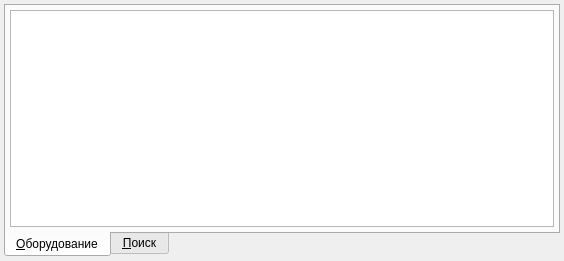
<?xml version="1.0" encoding="UTF-8"?>
<ui version="4.0">
 <class>EquipmentPopup</class>
 <widget class="QDialog" name="EquipmentPopup">
  <property name="geometry">
   <rect>
    <x>0</x>
    <y>0</y>
    <width>564</width>
    <height>261</height>
   </rect>
  </property>
  <property name="windowTitle">
   <string>Dialog</string>
  </property>
  <layout class="QGridLayout" name="gridLayout_2">
   <property name="margin">
    <number>4</number>
   </property>
   <property name="spacing">
    <number>4</number>
   </property>
   <item row="0" column="0">
    <widget class="QTabWidget" name="tabWidget">
     <property name="tabPosition">
      <enum>QTabWidget::South</enum>
     </property>
     <property name="currentIndex">
      <number>0</number>
     </property>
     <widget class="QWidget" name="tabEquipment">
      <attribute name="title">
       <string>&amp;Оборудование</string>
      </attribute>
      <layout class="QGridLayout" name="gridLayout">
       <property name="margin">
        <number>4</number>
       </property>
       <property name="spacing">
        <number>4</number>
       </property>
       <item row="0" column="0">
        <widget class="CTableView" name="tblEquipment"/>
       </item>
      </layout>
     </widget>
     <widget class="QWidget" name="tabFind">
      <attribute name="title">
       <string>&amp;Поиск</string>
      </attribute>
      <layout class="QGridLayout" name="gridLayout_3">
       <property name="margin">
        <number>4</number>
       </property>
       <property name="spacing">
        <number>4</number>
       </property>
       <item row="0" column="0">
        <widget class="QCheckBox" name="chkName">
         <property name="sizePolicy">
          <sizepolicy hsizetype="Maximum" vsizetype="Fixed">
           <horstretch>0</horstretch>
           <verstretch>0</verstretch>
          </sizepolicy>
         </property>
         <property name="text">
          <string>Наименование</string>
         </property>
        </widget>
       </item>
       <item row="0" column="1" colspan="2">
        <widget class="QLineEdit" name="edtName">
         <property name="enabled">
          <bool>false</bool>
         </property>
        </widget>
       </item>
       <item row="1" column="0">
        <widget class="QCheckBox" name="chkReleaseDate">
         <property name="sizePolicy">
          <sizepolicy hsizetype="Maximum" vsizetype="Fixed">
           <horstretch>0</horstretch>
           <verstretch>0</verstretch>
          </sizepolicy>
         </property>
         <property name="text">
          <string>Период выпуска</string>
         </property>
        </widget>
       </item>
       <item row="1" column="1">
        <widget class="QWidget" name="widget" native="true">
         <property name="sizePolicy">
          <sizepolicy hsizetype="Expanding" vsizetype="Preferred">
           <horstretch>0</horstretch>
           <verstretch>0</verstretch>
          </sizepolicy>
         </property>
         <layout class="QHBoxLayout" name="horizontalLayout">
          <property name="spacing">
           <number>0</number>
          </property>
          <property name="margin">
           <number>0</number>
          </property>
          <item>
           <widget class="QLabel" name="lblReleaseDateFrom">
            <property name="text">
             <string>С: </string>
            </property>
           </widget>
          </item>
          <item>
           <widget class="CDateEdit" name="edtReleaseDateFrom">
            <property name="enabled">
             <bool>false</bool>
            </property>
           </widget>
          </item>
          <item>
           <widget class="QLabel" name="lblReleaseDateTo">
            <property name="text">
             <string>По: </string>
            </property>
           </widget>
          </item>
          <item>
           <widget class="CDateEdit" name="edtReleaseDateTo">
            <property name="enabled">
             <bool>false</bool>
            </property>
           </widget>
          </item>
          <item>
           <spacer name="horizontalSpacer_2">
            <property name="orientation">
             <enum>Qt::Horizontal</enum>
            </property>
            <property name="sizeHint" stdset="0">
             <size>
              <width>40</width>
              <height>20</height>
             </size>
            </property>
           </spacer>
          </item>
         </layout>
        </widget>
       </item>
       <item row="2" column="0">
        <widget class="QCheckBox" name="chkEquipmentType">
         <property name="sizePolicy">
          <sizepolicy hsizetype="Maximum" vsizetype="Fixed">
           <horstretch>0</horstretch>
           <verstretch>0</verstretch>
          </sizepolicy>
         </property>
         <property name="text">
          <string>Тип оборудования</string>
         </property>
        </widget>
       </item>
       <item row="2" column="1" colspan="2">
        <widget class="CRBComboBox" name="cmbEquipmentType">
         <property name="enabled">
          <bool>false</bool>
         </property>
         <property name="sizePolicy">
          <sizepolicy hsizetype="Expanding" vsizetype="Fixed">
           <horstretch>1</horstretch>
           <verstretch>0</verstretch>
          </sizepolicy>
         </property>
        </widget>
       </item>
       <item row="3" column="0">
        <widget class="QCheckBox" name="chkModel">
         <property name="sizePolicy">
          <sizepolicy hsizetype="Maximum" vsizetype="Fixed">
           <horstretch>0</horstretch>
           <verstretch>0</verstretch>
          </sizepolicy>
         </property>
         <property name="text">
          <string>Модель</string>
         </property>
        </widget>
       </item>
       <item row="3" column="1" colspan="2">
        <widget class="QLineEdit" name="edtModel">
         <property name="enabled">
          <bool>false</bool>
         </property>
        </widget>
       </item>
       <item row="4" column="0">
        <widget class="QCheckBox" name="chkInventoryNumber">
         <property name="sizePolicy">
          <sizepolicy hsizetype="Maximum" vsizetype="Fixed">
           <horstretch>0</horstretch>
           <verstretch>0</verstretch>
          </sizepolicy>
         </property>
         <property name="text">
          <string>Инвент. номер</string>
         </property>
        </widget>
       </item>
       <item row="4" column="1" colspan="2">
        <widget class="QLineEdit" name="edtInventoryNumber">
         <property name="enabled">
          <bool>false</bool>
         </property>
        </widget>
       </item>
       <item row="5" column="0">
        <widget class="QCheckBox" name="chkStatus">
         <property name="sizePolicy">
          <sizepolicy hsizetype="Maximum" vsizetype="Fixed">
           <horstretch>0</horstretch>
           <verstretch>0</verstretch>
          </sizepolicy>
         </property>
         <property name="text">
          <string>Статус</string>
         </property>
        </widget>
       </item>
       <item row="5" column="1">
        <widget class="QComboBox" name="cmbStatus">
         <property name="enabled">
          <bool>false</bool>
         </property>
         <property name="sizePolicy">
          <sizepolicy hsizetype="Maximum" vsizetype="Fixed">
           <horstretch>0</horstretch>
           <verstretch>0</verstretch>
          </sizepolicy>
         </property>
         <item>
          <property name="text">
           <string>Не работает</string>
          </property>
         </item>
         <item>
          <property name="text">
           <string>Работает</string>
          </property>
         </item>
        </widget>
       </item>
       <item row="6" column="0" colspan="3">
        <spacer name="verticalSpacer">
         <property name="orientation">
          <enum>Qt::Vertical</enum>
         </property>
         <property name="sizeHint" stdset="0">
          <size>
           <width>20</width>
           <height>40</height>
          </size>
         </property>
        </spacer>
       </item>
       <item row="7" column="0" colspan="2">
        <spacer name="horizontalSpacer">
         <property name="orientation">
          <enum>Qt::Horizontal</enum>
         </property>
         <property name="sizeHint" stdset="0">
          <size>
           <width>40</width>
           <height>20</height>
          </size>
         </property>
        </spacer>
       </item>
       <item row="7" column="2">
        <widget class="QDialogButtonBox" name="buttonBox">
         <property name="sizePolicy">
          <sizepolicy hsizetype="Maximum" vsizetype="Fixed">
           <horstretch>0</horstretch>
           <verstretch>0</verstretch>
          </sizepolicy>
         </property>
         <property name="standardButtons">
          <set>QDialogButtonBox::Apply|QDialogButtonBox::Reset</set>
         </property>
        </widget>
       </item>
      </layout>
     </widget>
    </widget>
   </item>
  </layout>
 </widget>
 <customwidgets>
  <customwidget>
   <class>CRBComboBox</class>
   <extends>QComboBox</extends>
   <header>library/crbcombobox.h</header>
  </customwidget>
  <customwidget>
   <class>CDateEdit</class>
   <extends>QDateEdit</extends>
   <header>library/DateEdit</header>
  </customwidget>
  <customwidget>
   <class>CTableView</class>
   <extends>QTableView</extends>
   <header>library/TableView.h</header>
  </customwidget>
 </customwidgets>
 <tabstops>
  <tabstop>tabWidget</tabstop>
  <tabstop>tblEquipment</tabstop>
  <tabstop>chkName</tabstop>
  <tabstop>edtName</tabstop>
  <tabstop>chkReleaseDate</tabstop>
  <tabstop>edtReleaseDateFrom</tabstop>
  <tabstop>edtReleaseDateTo</tabstop>
  <tabstop>chkEquipmentType</tabstop>
  <tabstop>cmbEquipmentType</tabstop>
  <tabstop>chkModel</tabstop>
  <tabstop>edtModel</tabstop>
  <tabstop>chkInventoryNumber</tabstop>
  <tabstop>chkStatus</tabstop>
  <tabstop>edtInventoryNumber</tabstop>
  <tabstop>cmbStatus</tabstop>
 </tabstops>
 <resources/>
 <connections>
  <connection>
   <sender>chkReleaseDate</sender>
   <signal>toggled(bool)</signal>
   <receiver>edtReleaseDateFrom</receiver>
   <slot>setEnabled(bool)</slot>
   <hints>
    <hint type="sourcelabel">
     <x>119</x>
     <y>54</y>
    </hint>
    <hint type="destinationlabel">
     <x>195</x>
     <y>55</y>
    </hint>
   </hints>
  </connection>
  <connection>
   <sender>chkReleaseDate</sender>
   <signal>toggled(bool)</signal>
   <receiver>edtReleaseDateTo</receiver>
   <slot>setEnabled(bool)</slot>
   <hints>
    <hint type="sourcelabel">
     <x>65</x>
     <y>53</y>
    </hint>
    <hint type="destinationlabel">
     <x>289</x>
     <y>50</y>
    </hint>
   </hints>
  </connection>
  <connection>
   <sender>chkEquipmentType</sender>
   <signal>toggled(bool)</signal>
   <receiver>cmbEquipmentType</receiver>
   <slot>setEnabled(bool)</slot>
   <hints>
    <hint type="sourcelabel">
     <x>100</x>
     <y>83</y>
    </hint>
    <hint type="destinationlabel">
     <x>176</x>
     <y>82</y>
    </hint>
   </hints>
  </connection>
  <connection>
   <sender>chkModel</sender>
   <signal>toggled(bool)</signal>
   <receiver>edtModel</receiver>
   <slot>setEnabled(bool)</slot>
   <hints>
    <hint type="sourcelabel">
     <x>65</x>
     <y>113</y>
    </hint>
    <hint type="destinationlabel">
     <x>180</x>
     <y>112</y>
    </hint>
   </hints>
  </connection>
  <connection>
   <sender>chkInventoryNumber</sender>
   <signal>toggled(bool)</signal>
   <receiver>edtInventoryNumber</receiver>
   <slot>setEnabled(bool)</slot>
   <hints>
    <hint type="sourcelabel">
     <x>67</x>
     <y>137</y>
    </hint>
    <hint type="destinationlabel">
     <x>174</x>
     <y>139</y>
    </hint>
   </hints>
  </connection>
  <connection>
   <sender>chkStatus</sender>
   <signal>toggled(bool)</signal>
   <receiver>cmbStatus</receiver>
   <slot>setEnabled(bool)</slot>
   <hints>
    <hint type="sourcelabel">
     <x>53</x>
     <y>163</y>
    </hint>
    <hint type="destinationlabel">
     <x>176</x>
     <y>162</y>
    </hint>
   </hints>
  </connection>
  <connection>
   <sender>chkName</sender>
   <signal>toggled(bool)</signal>
   <receiver>edtName</receiver>
   <slot>setEnabled(bool)</slot>
   <hints>
    <hint type="sourcelabel">
     <x>112</x>
     <y>26</y>
    </hint>
    <hint type="destinationlabel">
     <x>176</x>
     <y>26</y>
    </hint>
   </hints>
  </connection>
 </connections>
</ui>
